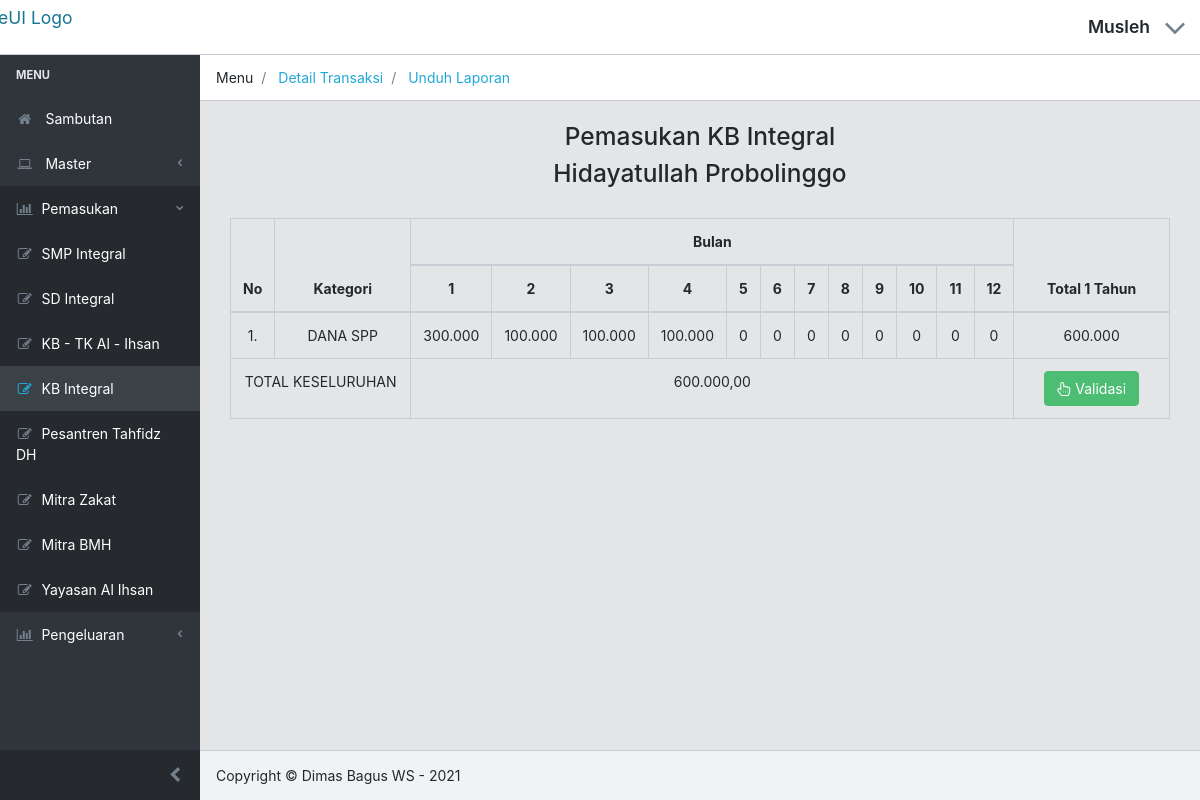
Screenshot of /admin/KelolaPelaporan_KB.php (signed in) with the database file from the repository.
### tables this page shows
CREATE TABLE `db_data_input` (
  `id_data_input` varchar(25) NOT NULL,
  `id_usaha` varchar(25) NOT NULL,
  `id_kategori` varchar(25) NOT NULL,
  `id_pp` int(25) NOT NULL,
  `id_bulan` int(25) DEFAULT NULL,
  `kd_jumlah` int(25) NOT NULL,
  `kd_keterangan` varchar(50) NOT NULL,
  `gambar` varchar(256) DEFAULT NULL
);

CREATE TABLE `db_kategori` (
  `id_kategori` varchar(25) NOT NULL,
  `nama_kategori` varchar(50) NOT NULL,
  `id_usaha` varchar(25) NOT NULL
);

### admin/fungsi.php (called while the page is built, shortened)
<?php
    include "../koneksi/koneksi.php";
    function query($query_kedua){
        global $koneksi;
        $result = mysqli_query($koneksi, $query_kedua);
        $rows = [];
        while ($data = mysqli_fetch_assoc($result)) {
            $rows[] = $data;
        }
        return $rows;
    }
?>

### admin/KelolaPelaporan_KB.php (the view, shortened to what this page needs)
<?php
    include "../admin/template/header.php";
    include "../admin/template/menu.php";
    include "../admin/template/lokasi.php";
    include "../admin/fungsi.php";
    $db_data  = query("SELECT a.id_data_input, b.nama_kategori, SUM(a.kd_jumlah) AS totalkeseluruhan,
    ROUND(SUM(IF(c.kd_nama_bulan = 'Januari', a.kd_jumlah, NULL))) AS bulan1,
    ROUND(SUM(IF(c.kd_nama_bulan = 'Februari', a.kd_jumlah, NULL))) AS bulan2,
    ROUND(SUM(IF(c.kd_nama_bulan = 'Maret', a.kd_jumlah, NULL))) AS bulan3,
    ROUND(SUM(IF(c.kd_nama_bulan = 'April', a.kd_jumlah, NULL))) AS bulan4,
    ROUND(SUM(IF(c.kd_nama_bulan = 'Mei', a.kd_jumlah, NULL))) AS bulan5,
    ROUND(SUM(IF(c.kd_nama_bulan = 'Juni', a.kd_jumlah, NULL))) AS bulan6,
    ROUND(SUM(IF(c.kd_nama_bulan = 'Juli', a.kd_jumlah, NULL))) AS bulan7,
    ROUND(SUM(IF(c.kd_nama_bulan = 'Agustus', a.kd_jumlah, NULL))) AS bulan8,
    ROUND(SUM(IF(c.kd_nama_bulan = 'September', a.kd_jumlah, NULL))) AS bulan9,
    ROUND(SUM(IF(c.kd_nama_bulan = 'Oktober', a.kd_jumlah, NULL))) AS bulan10,
    ROUND(SUM(IF(c.kd_nama_bulan = 'November', a.kd_jumlah, NULL))) AS bulan11,
    ROUND(SUM(IF(c.kd_nama_bulan = 'Desember', a.kd_jumlah, NULL))) AS bulan12,
    ROUND(SUM(IF(a.id_kategori = 'KAT001', a.kd_jumlah, NULL))) AS jumlah1,
    ROUND(SUM(IF(a.id_kategori = 'KAT014', a.kd_jumlah, NULL))) AS jumlah2,
    ROUND(SUM(IF(a.id_kategori = 'KAT003', a.kd_jumlah, NULL))) AS jumlah3
    FROM db_data_input a
    INNER JOIN db_bulan c ON a.id_bulan = c.id_bulan
    INNER JOIN db_kategori b ON a.id_kategori = b.id_kategori
    WHERE a.id_usaha = 'DTU002' AND a.id_pp = 1
    GROUP BY b.nama_kategori ASC"
    );
?>
<?php
        $hasil1=mysqli_query($koneksi,"SELECT * FROM db_data_input where id_usaha = 'DTU002'");
        while ($jumlah1=mysqli_fetch_array($hasil1)){
        $arrayhasil1[] = $jumlah1['kd_jumlah'];
        }
        $jumlahhasil1 = array_sum($arrayhasil1);
          ?>
<div class="container-fluid">
    <div class="col-12 col-s-12">
    <br>
        <h3 align="center">Pemasukan KB Integral</h3>
        <h3 align="center">Hidayatullah Probolinggo</h3>
        <br>
    </div>
    <div class="row justify-content-center">
        <div class="col-sm-12 col-lg-12 ">
            <div style="overflow-x:auto;">
            <table class="table table-bordered" align = "center" id="data">
                <thead >
                    <tr align="center">
                        <th rowspan="2">No</th>
                        <th rowspan="2" width="200px">Kategori</th>
                        <th colspan="12" width="110px">Bulan</th>
                        <th rowspan="2" width="200px">Total 1 Tahun</th>
                    </tr>
                      <tr align="center">
                      <th>1</th>
                      <th>2</th>
                      <th>3</th>
                      <th>4</th>
                      <th>5</th>
                      <th>6</th>
                      <th>7</th>
                      <th>8</th>
                      <th>9</th>
                      <th>10</th>
                      <th>11</th>
                      <th>12</th>
                    </tr>
                </thead>
                <tbody>
                    <?php
                    $i = 1;
                    foreach ($db_data as $data) {
                        ?>
                <tr align="center">
                    <td><?=$i++?>.</td>
                    <td><?=$data['nama_kategori']?></td>
                    <td> <?=number_format($data['bulan1'], 0, ",", ".")?></td>
                    <td> <?=number_format($data['bulan2'], 0, ",", ".")?></td>
                    <td> <?=number_format($data['bulan3'], 0, ",", ".")?></td>
                    <td> <?=number_format($data['bulan4'], 0, ",", ".")?></td>
                    <td> <?=number_format($data['bulan5'], 0, ",", ".")?></td>
                    <td> <?=number_format($data['bulan6'], 0, ",", ".")?></td>
                    <td> <?=number_format($data['bulan7'], 0, ",", ".")?></td>
                    <td> <?=number_format($data['bulan8'], 0, ",", ".")?></td>
                    <td> <?=number_format($data['bulan9'], 0, ",", ".")?></td>
                    <td> <?=number_format($data['bulan10'], 0, ",", ".")?></td>
                    <td> <?=number_format($data['bulan11'], 0, ",", ".")?></td>
                    <td> <?=number_format($data['bulan12'], 0, ",", ".")?></td>
                    <td> <?=number_format($data['totalkeseluruhan'], 0, ",", ".")?></td>
                    </tr>
                    <?php } ?>
                    <tr align="center">
                    <td colspan="2">TOTAL KESELURUHAN</td>
                    <td colspan="12"><?php echo number_format($jumlahhasil1,2,',','.') ?></span></td>
                    <td td colspan="2">
                      <div class="btn-group">
                          <a href="Validasi_KB.php"  class="btn btn btn-success"><i class="nav-icon fa fa-hand-pointer-o"></i> Validasi</a>
                      </div>
                  </td>
                </tbody>
                </table>
                </div>
            </div>
        </div>
        <br>
    </div>
<?php
    include "template/footer.php";
?>

### rows the page displays
db_data_input: id_kategori.nama_kategori "DANA SPP", bulan1 "300.000", bulan2 "100.000", bulan3 "100.000", bulan4 "100.000", bulan5 "0", bulan6 "0", bulan7 "0", bulan8 "0", bulan9 "0", bulan10 "0", bulan11 "0", bulan12 "0", totalkeseluruhan "600.000"

### other values shown
$_SESSION['nama'] "Musleh"
$lokasi1 "Menu"
$lokasi2 "Detail Transaksi"
$lokasi3 "Unduh Laporan"
$jumlahhasil1 "600.000,00"
